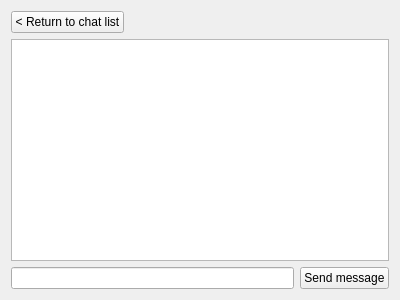
<?xml version="1.0" encoding="UTF-8"?>
<ui version="4.0">
 <class>ChatView</class>
 <widget class="QWidget" name="ChatView">
  <property name="geometry">
   <rect>
    <x>0</x>
    <y>0</y>
    <width>400</width>
    <height>300</height>
   </rect>
  </property>
  <property name="windowTitle">
   <string>Form</string>
  </property>
  <layout class="QVBoxLayout" name="verticalLayout">
   <item>
    <layout class="QHBoxLayout" name="horizontalLayout_2">
     <item>
      <widget class="QPushButton" name="backToList">
       <property name="text">
        <string>&lt; Return to chat list</string>
       </property>
      </widget>
     </item>
     <item>
      <spacer name="horizontalSpacer">
       <property name="orientation">
        <enum>Qt::Orientation::Horizontal</enum>
       </property>
       <property name="sizeHint" stdset="0">
        <size>
         <width>40</width>
         <height>20</height>
        </size>
       </property>
      </spacer>
     </item>
    </layout>
   </item>
   <item>
    <widget class="QListWidget" name="MsgListWgt"/>
   </item>
   <item>
    <layout class="QHBoxLayout" name="horizontalLayout">
     <item>
      <widget class="QLineEdit" name="msgLineEdit"/>
     </item>
     <item>
      <widget class="QPushButton" name="sndMsgButton">
       <property name="text">
        <string>Send message</string>
       </property>
       <property name="shortcut">
        <string>Return</string>
       </property>
      </widget>
     </item>
    </layout>
   </item>
  </layout>
 </widget>
 <resources/>
 <connections/>
</ui>
